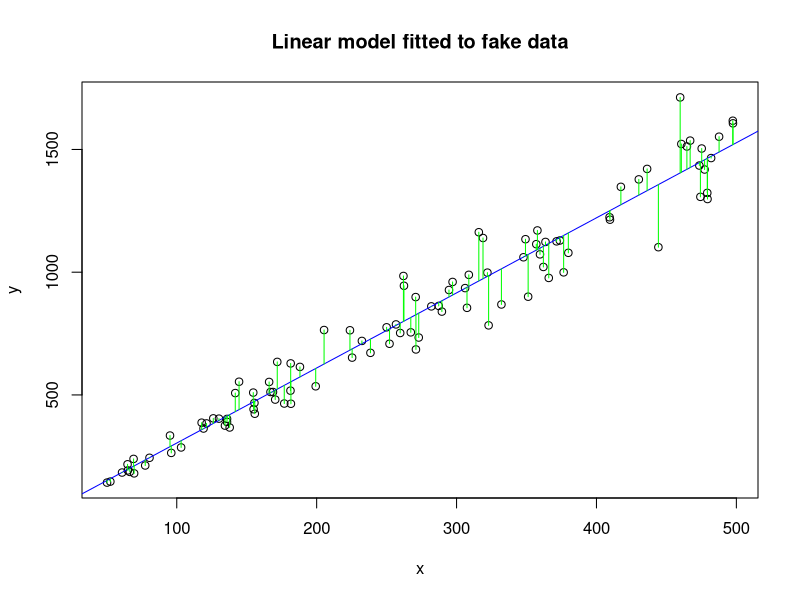
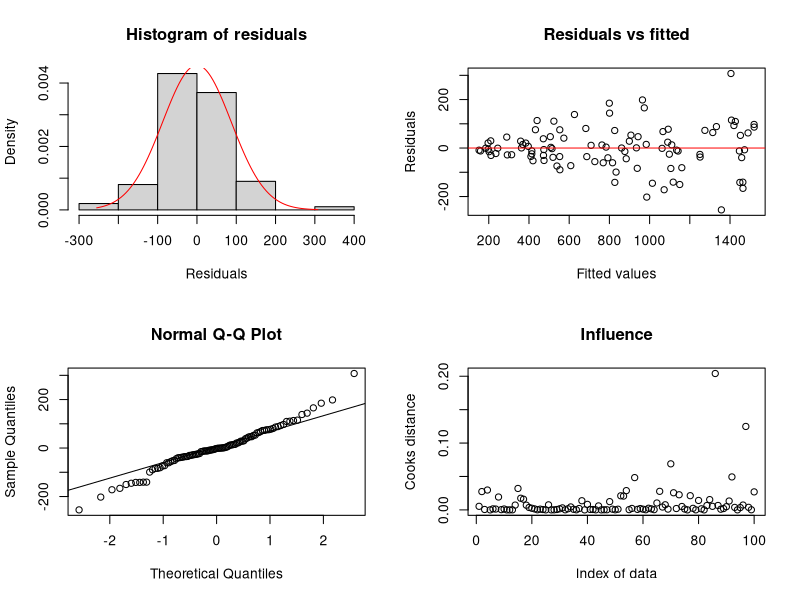
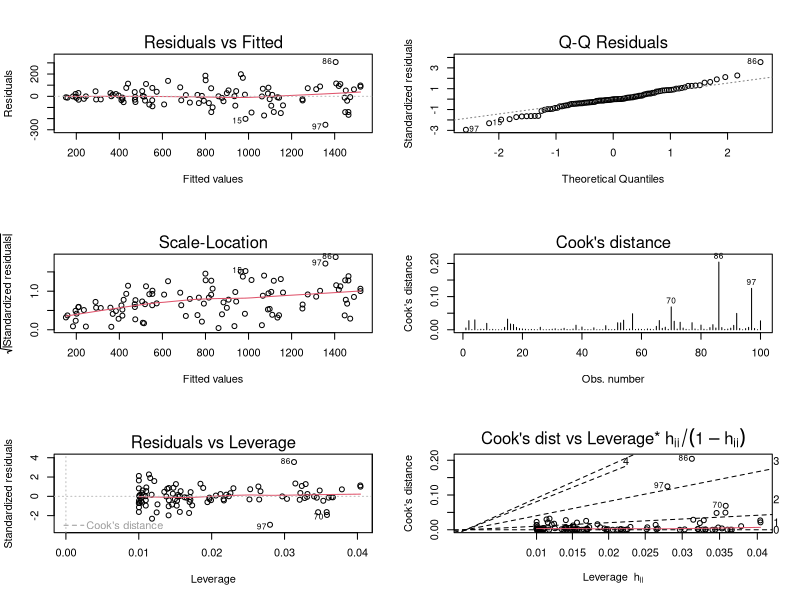

The R script that drew these images, in order:
# There are two programs that demonstrate diagnostic procedures for evaluating
# models fitted by likelihood methods. This is program 1 (diagnostics1.R), which
# is oriented toward Normal, linear, and generalized linear models and their
# multilevel counterparts. The second program (diagnostics2.R) has procedures
# for more general likelihood cases (including arbitrary data distributions and
# nonlinear models). Much of the advice here should in principle also apply to
# Bayesian models especially when strong priors are not used and the likelihood
# contains most of the information in the posterior.
# 
# It is important not to get confused by the different parts of this program.
# Generating fake data and linear regression are not part of the diagnostic
# methods. We need example datasets - so we'll make them up. We'll make up data
# where the true model is a simple linear or nonlinear function. Once we have
# fake data, we'll fit a linear model to it using lm(), then we'll consider
# diagnostics for the fitted model. Most of these methods extend from the Normal
# linear model to the rest of the linear model family (GLMM etc).
#
# In the program below, choose one of four possible scenarios for generating 
# fake data (run just the lines for that scenario), then skip to the rest of the
# code (from line starting with "#--Linear regression") to examine the
# diagnostic plots for a Normal linear model fitted to those data.
# 
# Brett Melbourne 18 Oct 2018
#

# 1) Generate some data (linear)
a <- 0    #y-intercept
b <- 3    #slope of linear predictor
v <- 1000    #error variance
x <- runif(100, 50, 100)    #an x variable
y <- a + b * x + rnorm(100, sd=sqrt(v)) #the y data


# 2) Generate some data (nonlinear)
a <- 0    #y-intercept
b <- 1    #slope of linear predictor
c <- 1    #quadratic parameter - controls degree of nonlinearity
v <- 10000    #error variance
x <- runif(100, 50, 100)    #an x variable
y <- a + b * x + c * x^2 + rnorm(100, sd=sqrt(v)) #the y data


# 3) Generate some data (linear with outlier)
a <- 0    #y-intercept
b <- 3    #slope of linear predictor
v <- 1000    #error variance
x <- runif(100, 50, 100)    #an x variable
y <- a + b * x + rnorm(100, sd=sqrt(v)) #the y data
y[which.min(x)] <- y[which.min(x)] * 2.5


# 4) Generate some data (linear but not Normal; instead lognormal)
a <- 0    #y-intercept
b <- 3    #slope of linear predictor
v <- 0.01  #error variance on log scale
x <- runif(100, 50, 500)    #an x variable
y <-  rlnorm(100, meanlog=log(a + b * x), sdlog=sqrt(v)) #the y data



#--Linear regression of the fake data 
# We are doing simple linear regression using `lm()` as a simple example of
# fitting a model.
fit <- lm(y ~ x)
plot(x, y, main="Linear model fitted to fake data")
abline(fit, col="blue")

#----Diagnostics-------------------------------------------------------------------

# So, now we have a fitted model, are there any problems with the model?

# Begin by calculating some basic quantities. Some of these are easily obtained
# from the object saved by `lm()` but we will instead calculate these here from
# first principles to illustrate how to go about it for more complex models.

# First we want the model predictions (also called the "fitted values"), which 
# we'll calculate by plugging the maximum likelihood estimates of the parameters
# into the equation for the linear model.
pars <- coef(fit)                  #These are the best fit parameters
pars                               #The parameter marked "x" is the slope
preds <- pars[1] + pars[2] * x 

# Then we will calculate the residuals (observed minus predicted)
segments(x, preds, x, y, col="green") #shows the residuals
r <- y - preds

# And here is a special diagnostic for linear normal models, called Cook's
# statistic, that measures the influence of a data point. We'll use the built in
# function to calculate it. This only works for an `lm()` fitted object.
cooks <- cooks.distance(fit) 

# Cook's statistic is what is called a "deletion diagnostic". In
# `diagnostics2.R` we will look at a more general algorithm for deletion
# diagnostics that can be applied to any model, including multilevel models.


#----Diagnostic plots-----------------------------------------------------------
par(mfrow=c(2,2))
# 1. histogram of residuals assessed against theoretical distribution
hist(r, xlab="Residuals", main="Histogram of residuals", freq=FALSE)
rseq <- seq(min(r), max(r),  length.out=100)
lines(rseq, dnorm(rseq, mean=0, sd=sd(r)), col="red")

# 2. Residuals vs predicted (fitted)
plot(preds, r, ylab="Residuals", xlab="Fitted values",
     main="Residuals vs fitted")
abline(h=0, col="red")

# 3. Quantile-quantile plot
qqnorm(r)
qqline(r)
# See quantiles_&_qqplots.R for a tutorial on quantiles and Q-Q plots

# 4. Cooks distance (case deletion diagnostic)
plot(1:length(cooks), cooks, ylab="Cooks distance", xlab="Index of data",
     main="Influence")

# Several of these, or variants, are also produced by R's linear regression
# tools.
par(mfrow=c(3,2))
plot(fit, 1:6, ask=FALSE)
?plot.lm
